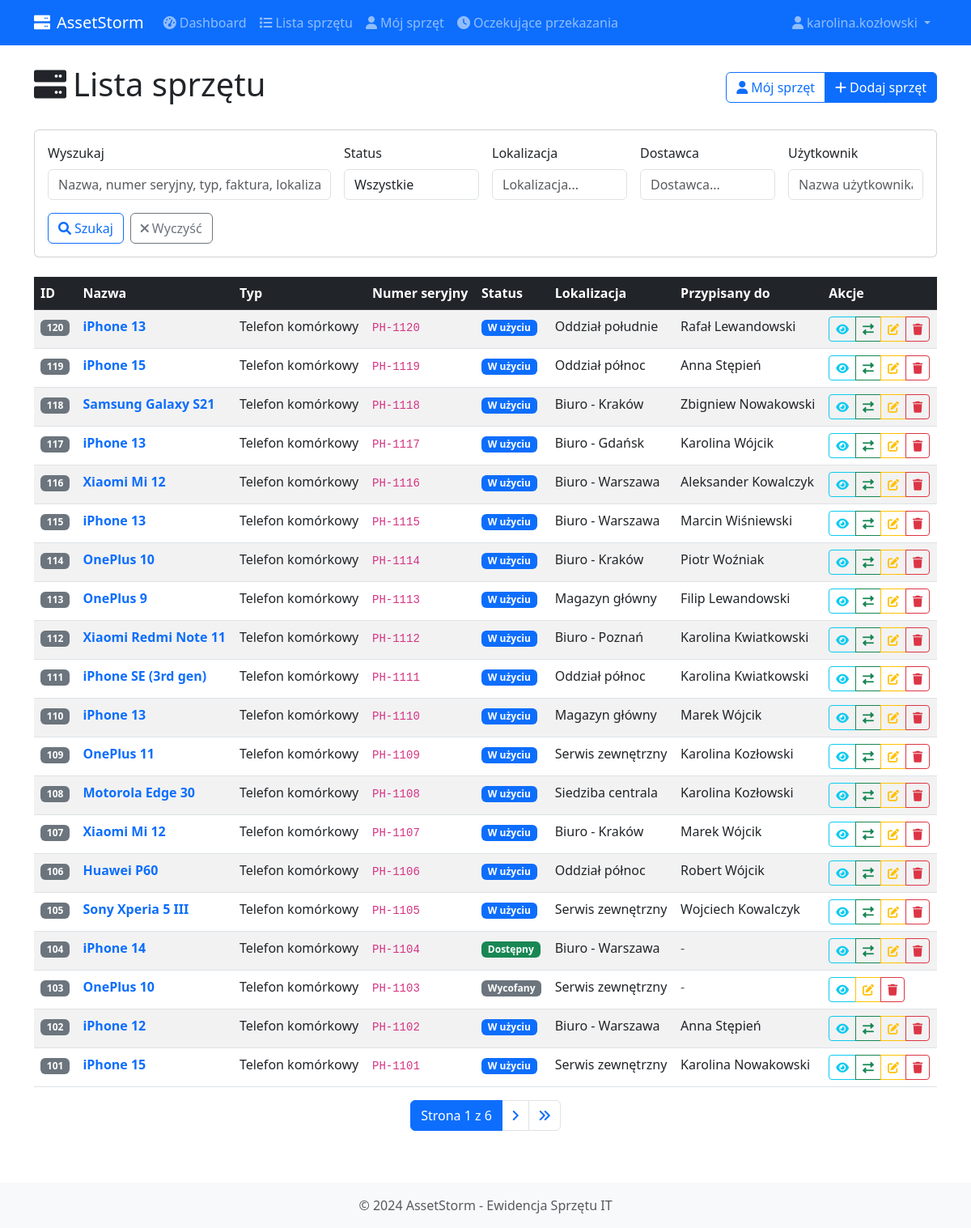
Page /equipment/equipment/ (signed in) on the committed database.
### equipment/models.py (models this page shows, shortened)
class Equipment(models.Model):
    STATUS_CHOICES = [
        ('available', 'Dostępny'),
        ('in_use', 'W użyciu'),
        ('service', 'Serwis'),
        ('retired', 'Wycofany'),
    ]
    name = models.CharField('Nazwa', max_length=100)
    type = models.CharField('Typ', max_length=100)
    serial_number = models.CharField(
        'Numer seryjny', max_length=100, unique=True
    )
    invoice_number = models.CharField(
        'Numer faktury', max_length=100, blank=True, null=True
    )
    purchase_date = models.DateField('Data zakupu')
    purchase_price = models.DecimalField(
        'Cena zakupu', max_digits=10, decimal_places=2, blank=True, null=True
    )
    location = models.CharField('Lokalizacja', max_length=100)
    supplier = models.CharField('Dostawca', max_length=100, blank=True)
    warranty_end_date = models.DateField('Koniec gwarancji', blank=True, null=True)
    status = models.CharField(
        'Status', max_length=20, choices=STATUS_CHOICES, default='available'
    )
    assigned_to = models.ForeignKey(
        User,
        verbose_name='Przypisany użytkownik',
        null=True,
        blank=True,
        on_delete=models.SET_NULL,
        related_name='assigned_equipment'
    )
    notes = models.TextField('Uwagi', blank=True)
    qr_code = models.ImageField('Kod QR', upload_to='qr_codes/', blank=True, null=True)
    created_at = models.DateTimeField('Data utworzenia', auto_now_add=True)
    updated_at = models.DateTimeField('Data aktualizacji', auto_now=True)
    class Meta:
        verbose_name = 'Sprzęt'
        verbose_name_plural = 'Sprzęt'
        ordering = ['-created_at']
    def get_status_display_class(self):
        status_classes = {
            'available': 'success',
            'in_use': 'primary',
            'service': 'warning',
            'retired': 'secondary',
        }
        return status_classes.get(self.status, 'secondary')
    def can_be_transferred(self):
        return self.status in ['available', 'in_use']

### equipment/views.py (the view, shortened to what this page needs)
# urls.py: path('equipment/', views.equipment_list, name='equipment_list'),
@login_required
def equipment_list(request):
    equipment_list = get_user_equipment_queryset(request.user)
    search_query = request.GET.get('search', '')
    status_filter = request.GET.get('status', '')
    if status_filter:
        equipment_list = equipment_list.filter(status=status_filter)
    user_filter = request.GET.get('user', '')
    if user_filter and (request.user.is_superuser or request.user.groups.filter(name='IT').exists()):
        equipment_list = equipment_list.filter(
            Q(assigned_to__username__icontains=user_filter) |
            Q(assigned_to__first_name__icontains=user_filter) |
            Q(assigned_to__last_name__icontains=user_filter)
        )
    location_filter = request.GET.get('location', '')
    if location_filter:
        equipment_list = equipment_list.filter(location__icontains=location_filter)
    supplier_filter = request.GET.get('supplier', '')
    if supplier_filter:
        equipment_list = equipment_list.filter(supplier__icontains=supplier_filter)
    paginator = Paginator(equipment_list, 20)
    page_number = request.GET.get('page')
    page_obj = paginator.get_page(page_number)
    context = {
        'page_obj': page_obj,
        'search_query': search_query,
        'status_filter': status_filter,
        'user_filter': user_filter,
        'location_filter': location_filter,
        'supplier_filter': supplier_filter,
        'status_choices': Equipment.STATUS_CHOICES,
        'is_it_staff': request.user.is_superuser or request.user.groups.filter(name='IT').exists(),
    }
    return render(request, 'equipment/equipment_list.html', context)

### equipment/templates/equipment/equipment_list.html (shortened to what this page needs)
{% extends 'equipment/base.html' %}
{% block content %}
<div class="row">
    <div class="col-12">
        <div class="d-flex justify-content-between align-items-center mb-4">
            <h1><i class="fas fa-server me-2"></i>Lista sprzętu</h1>
            <div class="btn-group">
                <a href="{% url 'equipment:my_equipment' %}" class="btn btn-outline-primary">
                    <i class="fas fa-user me-1"></i>Mój sprzęt
                </a>
                {% if is_it_staff %}
                    <a href="{% url 'equipment:equipment_create' %}" class="btn btn-primary">
                        <i class="fas fa-plus me-1"></i>Dodaj sprzęt
                    </a>
                {% endif %}
            </div>
        </div>
        <div class="card mb-4">
            <div class="card-body">
                <form method="get" class="row g-3">
                    <div class="col-md-4">
                        <label for="search" class="form-label">Wyszukaj</label>
                        <input type="text" class="form-control" id="search" name="search"
                               value="{{ search_query }}" placeholder="Nazwa, numer seryjny, typ, faktura, lokalizacja, dostawca, ID...">
                    </div>
                    <div class="col-md-2">
                        <label for="status" class="form-label">Status</label>
                        <select class="form-control" id="status" name="status">
                            <option value="">Wszystkie</option>
                        </select>
                    </div>
                    <div class="col-md-2">
                        <label for="location" class="form-label">Lokalizacja</label>
                        <input type="text" class="form-control" id="location" name="location"
                               value="{{ location_filter }}" placeholder="Lokalizacja...">
                    </div>
                    <div class="col-md-2">
                        <label for="supplier" class="form-label">Dostawca</label>
                        <input type="text" class="form-control" id="supplier" name="supplier"
                               value="{{ supplier_filter }}" placeholder="Dostawca...">
                    </div>
                    {% if is_it_staff %}
                        <div class="col-md-2">
                            <label for="user" class="form-label">Użytkownik</label>
                            <input type="text" class="form-control" id="user" name="user"
                                   value="{{ user_filter }}" placeholder="Nazwa użytkownika...">
                        </div>
                    {% endif %}
                    <div class="col-12 d-flex align-items-end">
                        <button type="submit" class="btn btn-outline-primary me-2">
                            <i class="fas fa-search me-1"></i>Szukaj
                        </button>
                        <a href="{% url 'equipment:equipment_list' %}" class="btn btn-outline-secondary">
                            <i class="fas fa-times me-1"></i>Wyczyść
                        </a>
                    </div>
                </form>
            </div>
        </div>
        {% if page_obj %}
            <div class="table-responsive">
                <table class="table table-striped table-hover">
                    <thead class="table-dark">
                        <tr>
                            <th>ID</th>
                            <th>Nazwa</th>
                            <th>Typ</th>
                            <th>Numer seryjny</th>
                            <th>Status</th>
                            <th>Lokalizacja</th>
                            {% if is_it_staff %}
                                <th>Przypisany do</th>
                            {% endif %}
                            <th>Akcje</th>
                        </tr>
                    </thead>
                    <tbody>
                        {% for equipment in page_obj %}
                            <tr>
                                <td>
                                    <span class="badge bg-secondary">{{ equipment.pk }}</span>
                                </td>
                                <td>
                                    <a href="{% url 'equipment:equipment_detail' equipment.pk %}"
                                       class="text-decoration-none fw-bold">
                                        {{ equipment.name }}
                                    </a>
                                </td>
                                <td>{{ equipment.type }}</td>
                                <td><code>{{ equipment.serial_number }}</code></td>
                                <td>
                                    <span class="badge bg-{{ equipment.get_status_display_class }}">
                                        {{ equipment.get_status_display }}
                                    </span>
                                </td>
                                <td>{{ equipment.location }}</td>
                                {% if is_it_staff %}
                                    <td>
                                        {% if equipment.assigned_to %}
                                            {{ equipment.assigned_to.get_full_name|default:equipment.assigned_to.username }}
                                        {% else %}
                                            <span class="text-muted">-</span>
                                        {% endif %}
                                    </td>
                                {% endif %}
                                <td>
                                    <div class="btn-group btn-group-sm">
                                        <a href="{% url 'equipment:equipment_detail' equipment.pk %}"
                                           class="btn btn-outline-info" title="Szczegóły">
                                            <i class="fas fa-eye"></i>
                                        </a>
                                        {% if is_it_staff %}
                                            {% if equipment.can_be_transferred %}
                                                <a href="{% url 'equipment:equipment_transfer' equipment.pk %}"
                                                   class="btn btn-outline-success" title="Przekaż">
                                                    <i class="fas fa-exchange-alt"></i>
                                                </a>
                                            {% endif %}
                                            <a href="{% url 'equipment:equipment_update' equipment.pk %}"
                                               class="btn btn-outline-warning" title="Edytuj">
                                                <i class="fas fa-edit"></i>
                                            </a>
                                            <a href="{% url 'equipment:equipment_delete' equipment.pk %}"
                                               class="btn btn-outline-danger" title="Usuń">
                                                <i class="fas fa-trash"></i>
                                            </a>
                                        {% endif %}
                                    </div>
                                </td>
                            </tr>
                        {% endfor %}
                    </tbody>
                </table>
            </div>
            {% if page_obj.has_other_pages %}
                <nav aria-label="Nawigacja stron">
                    <ul class="pagination justify-content-center">
                        <li class="page-item active">
                            <span class="page-link">
                                Strona {{ page_obj.number }} z {{ page_obj.paginator.num_pages }}
                            </span>
                        </li>
                        {% if page_obj.has_next %}
                            <li class="page-item">
                                <a class="page-link" href="?page={{ page_obj.next_page_number }}">
                                    <i class="fas fa-angle-right"></i>
                                </a>
                            </li>
                            <li class="page-item">
                                <a class="page-link" href="?page={{ page_obj.paginator.num_pages }}">
                                    <i class="fas fa-angle-double-right"></i>
                                </a>
                            </li>
                        {% endif %}
                    </ul>
                </nav>
            {% endif %}
        {% endif %}
    </div>
</div>
{% endblock %}

### equipment/templates/equipment/base.html (shortened to what this page needs)
<!DOCTYPE html>
<html lang="pl">
<head>
    <link href="https://cdn.jsdelivr.net/npm/bootstrap@5.3.0/dist/css/bootstrap.min.css" rel="stylesheet">
    <link href="https://cdnjs.cloudflare.com/ajax/libs/font-awesome/6.0.0/css/all.min.css" rel="stylesheet">
</head>
<body>
    <nav class="navbar navbar-expand-lg navbar-dark bg-primary">
        <div class="container">
            <a class="navbar-brand" href="{% url 'equipment:equipment_list' %}">
                <i class="fas fa-server me-2"></i>AssetStorm
            </a>
            <div class="collapse navbar-collapse" id="navbarNav">
                <ul class="navbar-nav me-auto">
                    {% if user.is_authenticated %}
                        <li class="nav-item">
                            <a class="nav-link" href="{% url 'equipment:dashboard' %}">
                                <i class="fas fa-tachometer-alt me-1"></i>Dashboard
                            </a>
                        </li>
                        <li class="nav-item">
                            <a class="nav-link" href="{% url 'equipment:equipment_list' %}">
                                <i class="fas fa-list me-1"></i>Lista sprzętu
                            </a>
                        </li>
                        <li class="nav-item">
                            <a class="nav-link" href="{% url 'equipment:my_equipment' %}">
                                <i class="fas fa-user me-1"></i>Mój sprzęt
                            </a>
                        </li>
                        <li class="nav-item">
                            <a class="nav-link" href="{% url 'equipment:pending_transfers' %}">
                                <i class="fas fa-clock me-1"></i>Oczekujące przekazania
                            </a>
                        </li>
                    {% endif %}
                </ul>
                <ul class="navbar-nav">
                    {% if user.is_authenticated %}
                        <li class="nav-item dropdown">
                            <a class="nav-link dropdown-toggle" href="#" id="navbarDropdown" role="button" data-bs-toggle="dropdown">
                                <i class="fas fa-user me-1"></i>{{ user.username }}
                            </a>
                        </li>
                    {% else %}
                        <li class="nav-item">
                            <a class="nav-link" href="{% url 'equipment:login' %}">
                                <i class="fas fa-sign-in-alt me-1"></i>Zaloguj
                            </a>
                        </li>
                    {% endif %}
                </ul>
            </div>
        </div>
    </nav>
    <main class="container mt-4">
        {% block content %}
        {% endblock %}
    </main>
    <footer class="bg-light mt-5 py-3">
        <div class="container text-center">
            <p class="text-muted mb-0">&copy; 2024 AssetStorm - Ewidencja Sprzętu IT</p>
        </div>
    </footer>
</body>
</html>

### rows in the picture
Equipment: pk "120", name "iPhone 13", type "Telefon komórkowy", serial_number "PH-1120", status "W użyciu", location "Oddział południe", assigned_to.get_full_name "Rafał Lewandowski"
Equipment: pk "119", name "iPhone 15", type "Telefon komórkowy", serial_number "PH-1119", status "W użyciu", location "Oddział północ", assigned_to.get_full_name "Anna Stępień"
Equipment: pk "118", name "Samsung Galaxy S21", type "Telefon komórkowy", serial_number "PH-1118", status "W użyciu", location "Biuro - Kraków", assigned_to.get_full_name "Zbigniew Nowakowski"
Equipment: pk "117", name "iPhone 13", type "Telefon komórkowy", serial_number "PH-1117", status "W użyciu", location "Biuro - Gdańsk", assigned_to.get_full_name "Karolina Wójcik"
Equipment: pk "116", name "Xiaomi Mi 12", type "Telefon komórkowy", serial_number "PH-1116", status "W użyciu", location "Biuro - Warszawa", assigned_to.get_full_name "Aleksander Kowalczyk"
Equipment: pk "115", name "iPhone 13", type "Telefon komórkowy", serial_number "PH-1115", status "W użyciu", location "Biuro - Warszawa", assigned_to.get_full_name "Marcin Wiśniewski"
Equipment: pk "114", name "OnePlus 10", type "Telefon komórkowy", serial_number "PH-1114", status "W użyciu", location "Biuro - Kraków", assigned_to.get_full_name "Piotr Woźniak"
Equipment: pk "113", name "OnePlus 9", type "Telefon komórkowy", serial_number "PH-1113", status "W użyciu", location "Magazyn główny", assigned_to.get_full_name "Filip Lewandowski"
Equipment: pk "112", name "Xiaomi Redmi Note 11", type "Telefon komórkowy", serial_number "PH-1112", status "W użyciu", location "Biuro - Poznań", assigned_to.get_full_name "Karolina Kwiatkowski"
Equipment: pk "111", name "iPhone SE (3rd gen)", type "Telefon komórkowy", serial_number "PH-1111", status "W użyciu", location "Oddział północ", assigned_to.get_full_name "Karolina Kwiatkowski"
Equipment: pk "110", name "iPhone 13", type "Telefon komórkowy", serial_number "PH-1110", status "W użyciu", location "Magazyn główny", assigned_to.get_full_name "Marek Wójcik"
Equipment: pk "109", name "OnePlus 11", type "Telefon komórkowy", serial_number "PH-1109", status "W użyciu", location "Serwis zewnętrzny", assigned_to.get_full_name "Karolina Kozłowski"
Equipment: pk "108", name "Motorola Edge 30", type "Telefon komórkowy", serial_number "PH-1108", status "W użyciu", location "Siedziba centrala", assigned_to.get_full_name "Karolina Kozłowski"
Equipment: pk "107", name "Xiaomi Mi 12", type "Telefon komórkowy", serial_number "PH-1107", status "W użyciu", location "Biuro - Kraków", assigned_to.get_full_name "Marek Wójcik"
Equipment: pk "106", name "Huawei P60", type "Telefon komórkowy", serial_number "PH-1106", status "W użyciu", location "Oddział północ", assigned_to.get_full_name "Robert Wójcik"
Equipment: pk "105", name "Sony Xperia 5 III", type "Telefon komórkowy", serial_number "PH-1105", status "W użyciu", location "Serwis zewnętrzny", assigned_to.get_full_name "Wojciech Kowalczyk"
Equipment: pk "104", name "iPhone 14", type "Telefon komórkowy", serial_number "PH-1104", status "Dostępny", location "Biuro - Warszawa"
Equipment: pk "103", name "OnePlus 10", type "Telefon komórkowy", serial_number "PH-1103", status "Wycofany", location "Serwis zewnętrzny"
Equipment: pk "102", name "iPhone 12", type "Telefon komórkowy", serial_number "PH-1102", status "W użyciu", location "Biuro - Warszawa", assigned_to.get_full_name "Anna Stępień"
Equipment: pk "101", name "iPhone 15", type "Telefon komórkowy", serial_number "PH-1101", status "W użyciu", location "Serwis zewnętrzny", assigned_to.get_full_name "Karolina Nowakowski"

### other values in the picture
{{ user.username }} "karolina.kozłowski"
{{ page_obj.number }} "1"
{{ page_obj.paginator.num_pages }} "6"
